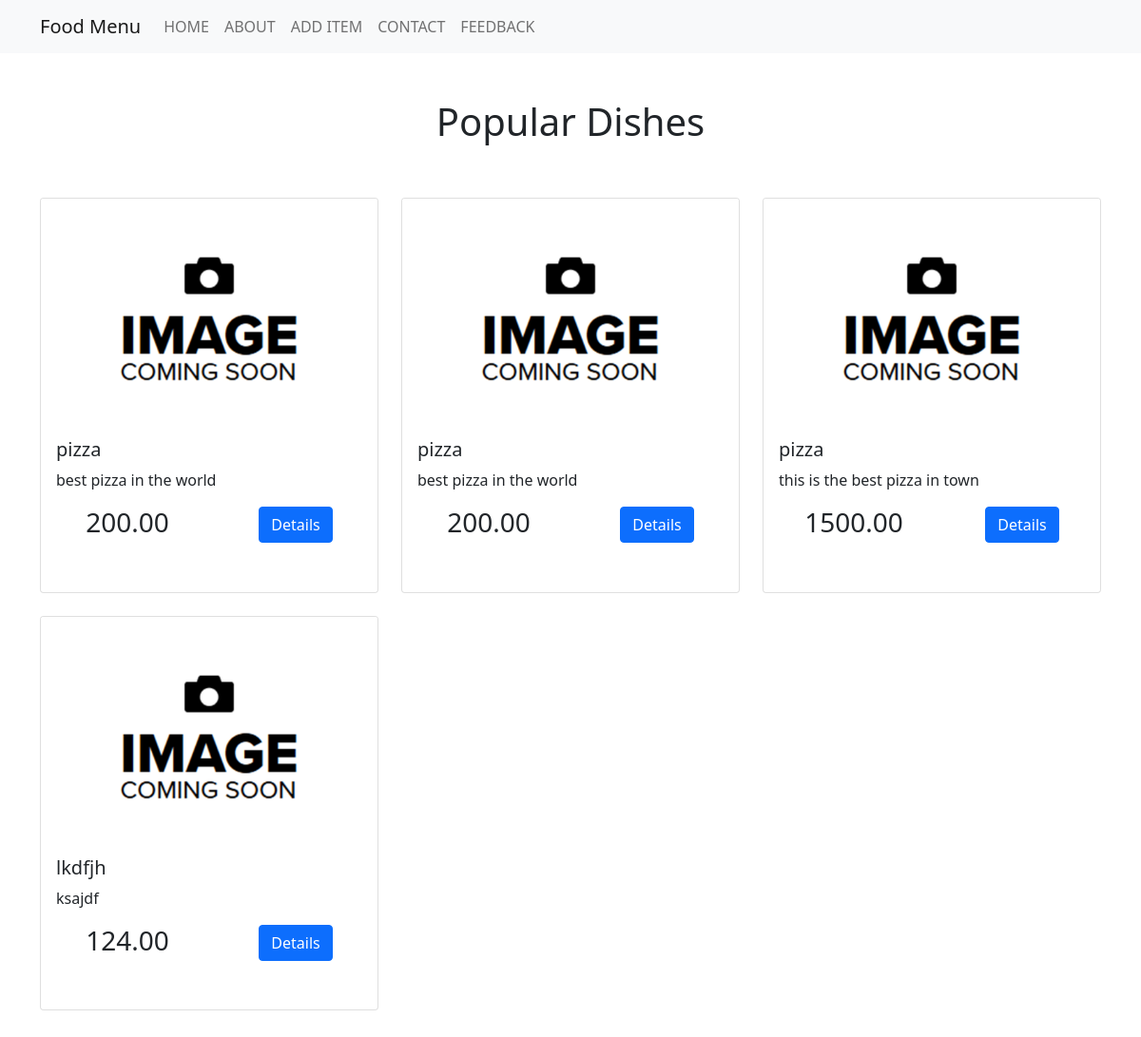
The page / on the database its author committed.
### food_menu/models.py (models this page shows)
class Food(models.Model):
    item_name = models.CharField(max_length=200)
    item_desc = models.CharField(max_length=200)
    item_price = models.DecimalField(max_digits=10, decimal_places=2)
    item_img = models.ImageField(default="img/food_img.jpg")

### food_menu/views.py (the view)
# urls.py: path("", menu_views.index, name='index'),
def index(request):
    Item_list = Food.objects.all()
    return render(request,'food_menu/index.html',{"Item_list":Item_list})

### food_menu/templates/food_menu/index.html (shortened to what this page needs)
{% extends 'food_menu/base.html' %}
{% load static %}
    {% block body %}
    <div class="container py-5">
        <h1 class="text-center">Popular Dishes</h1>
        <div class="row row-cols-1 row-cols-md-3 g-4 py-5">
            {% for item in Item_list %}
            <div class="col">
                <div class="card">
                    <img src="{% static 'img/food_img.jpg' %}" class="card-img-top" alt="{{item.item_img}}">
                    <div class="card-body">
                        <h5 class="card-title">{{item.item_name}}</h5>
                        <p class="card-text">{{item.item_desc}}</p>
                    </div>
                    <div class="mb-5 d-flex justify-content-around">
                        <h3>{{item.item_price}}</h3>
                        <a href="{% url 'details' item.id %}"><button class="btn btn-primary">Details</button></a>
                    </div>
                </div>
            </div>
            {% endfor %}
        </div>
    </div>
    {% endblock %}

### food_menu/templates/food_menu/base.html (shortened to what this page needs)
<!DOCTYPE html>
<html lang="en">
<head>
    <link href="https://cdn.jsdelivr.net/npm/bootstrap@5.0.0-beta1/dist/css/bootstrap.min.css" rel="stylesheet">
</head>
<body>
    <header class="navbar navbar-expand-lg navbar-light bg-light">
        <div class="container">
            <a class="navbar-brand" href="#">Food Menu</a>
            <div class="collapse navbar-collapse" id="navbarNav">
                <ul class="navbar-nav">
                    <li class="nav-item">
                        <a class="nav-link" href="#">HOME</a>
                    </li>
                    <li class="nav-item">
                        <a class="nav-link" href="#">ABOUT</a>
                    </li>
                    <li class="nav-item">
                        <a class="nav-link" href="{% url 'add' %}">ADD ITEM</a>
                    </li>
                    <li class="nav-item">
                        <a class="nav-link" href="#">CONTACT</a>
                    </li>
                    <li class="nav-item">
                        <a class="nav-link" href="#">FEEDBACK</a>
                    </li>
                </ul>
            </div>
        </div>
    </header>
    {% block body %}
    {% endblock %}
  </body>
</html>

### rows shown on the page
Food: item_img (picture), item_name "pizza", item_desc "best pizza in the world", item_price "200.00"
Food: item_img (picture), item_name "pizza", item_desc "best pizza in the world", item_price "200.00"
Food: item_img (picture), item_name "pizza", item_desc "this is the best pizza in town", item_price "1500.00"
Food: item_img (picture), item_name "lkdfjh", item_desc "ksajdf", item_price "124.00"
